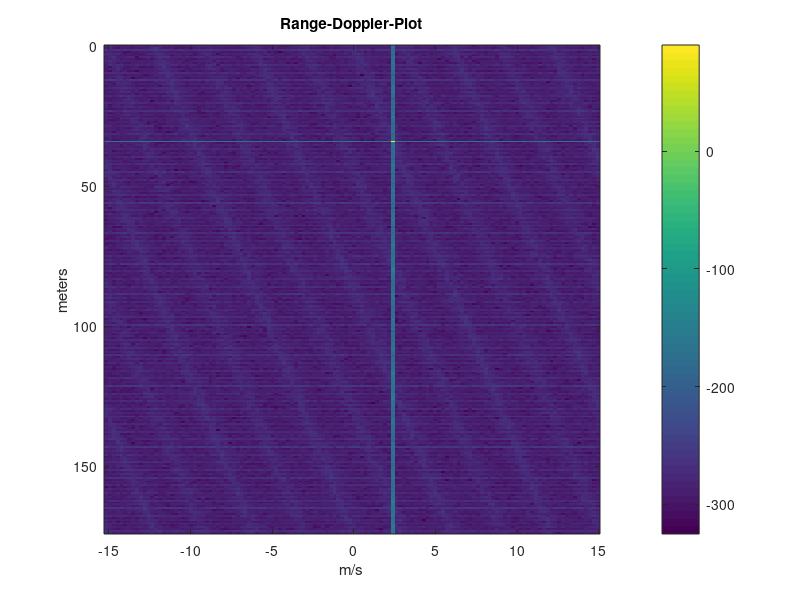
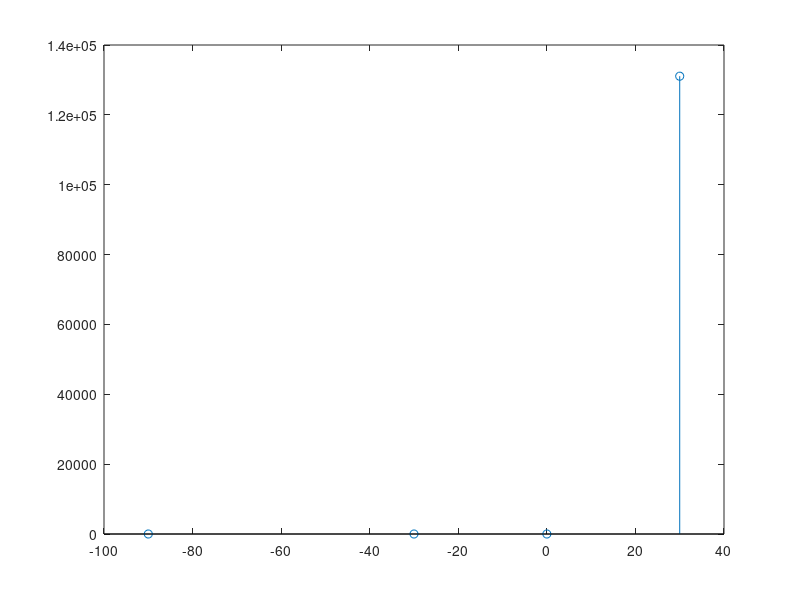

These figures' MATLAB source, in order: (Note: this script raises an error after producing the figures.)
% Script simulates FMCW de-chirped for target and forms the radarcube
% This version only generates 1D and 2D FFT

clc
clearvars
close all




%---FMCW Parameter----(copied from MRR code)
MMWDEMO_SPEED_OF_LIGHT_IN_METERS_PER_USEC=3.e02;
PROFILE_MRR_DIGOUT_SAMPLERATE_VAL=4652;
PROFILE_MRR_FREQ_SLOPE_MHZ_PER_US=4;
SUBFRAME_MRR_NUM_CMPLX_ADC_SAMPLES=256;
PROFILE_MRR_RANGE_RESOLUTION_METERS=...
    ((MMWDEMO_SPEED_OF_LIGHT_IN_METERS_PER_USEC ...
    * PROFILE_MRR_DIGOUT_SAMPLERATE_VAL)...
    / (2000.0 * PROFILE_MRR_FREQ_SLOPE_MHZ_PER_US...
    * SUBFRAME_MRR_NUM_CMPLX_ADC_SAMPLES) );    

fs=PROFILE_MRR_DIGOUT_SAMPLERATE_VAL*1e3; % sampling rate in Hz
numRangeBins=SUBFRAME_MRR_NUM_CMPLX_ADC_SAMPLES;
HzPerBin=fs/numRangeBins;
OneMeterRoundTripUsec=2*(1/MMWDEMO_SPEED_OF_LIGHT_IN_METERS_PER_USEC);
OneMeterRoundTripHz=OneMeterRoundTripUsec*PROFILE_MRR_FREQ_SLOPE_MHZ_PER_US...
                    *1e6;
MetersPerBin = PROFILE_MRR_RANGE_RESOLUTION_METERS;
                

PROFILE_MRR_START_FREQ_GHZ=76.01;
PROFILE_MRR_LAMBDA_MILLIMETER= (MMWDEMO_SPEED_OF_LIGHT_IN_METERS_PER_USEC...
                               /PROFILE_MRR_START_FREQ_GHZ);
lamdaInMeter=PROFILE_MRR_LAMBDA_MILLIMETER*1e-3;


CHIRP_MRR_0_IDLE_TIME_VAL=0;
PROFILE_MRR_IDLE_TIME_VAL=500;
PROFILE_MRR_RAMP_END_TIME_VAL=6000;
SUBFRAME_MRR_CHIRPTYPE_0_CHIRP_REPETITION_PERIOD_US=...
    (CHIRP_MRR_0_IDLE_TIME_VAL+...
    PROFILE_MRR_IDLE_TIME_VAL+...
    PROFILE_MRR_RAMP_END_TIME_VAL)/100;
SUBFRAME_MRR_CHIRPTYPE_0_NUM_CHIRPS=128;
SUBFRAME_MRR_CHIRPTYPE_0_VEL_RESOLUTION_M_P_S=...
    (((1000.0/SUBFRAME_MRR_CHIRPTYPE_0_CHIRP_REPETITION_PERIOD_US)/...
    SUBFRAME_MRR_CHIRPTYPE_0_NUM_CHIRPS)*(PROFILE_MRR_LAMBDA_MILLIMETER/2));
SUBFRAME_MRR_CHIRPTYPE_0_MAX_VEL_M_P_S=...
    (SUBFRAME_MRR_CHIRPTYPE_0_VEL_RESOLUTION_M_P_S*...
    SUBFRAME_MRR_CHIRPTYPE_0_NUM_CHIRPS/2);

MpsPerBin = SUBFRAME_MRR_CHIRPTYPE_0_VEL_RESOLUTION_M_P_S;

TcUs=SUBFRAME_MRR_CHIRPTYPE_0_CHIRP_REPETITION_PERIOD_US;
numDopplerBins=SUBFRAME_MRR_CHIRPTYPE_0_NUM_CHIRPS;

Tc=TcUs*1e-6;

%-----------Angle parameters-------------
numRxAntennas=4;
RxAntSpacing=lamdaInMeter/2;
RxAntPos=(0:1:numRxAntennas-1)*RxAntSpacing;


%----------radarcube-------------------
numChirpTypes=2;
%d1=dopplerbin
%d2=RxAnt
%d3=chirp type (1=fast, 2=slow)
%d4=Rangebins
radarcube=zeros(numDopplerBins,numRxAntennas,numChirpTypes,numRangeBins);


%-----Target parameters
NumOfTargets =1;
%r=[50 100];  % in meters
%r=[MetersPerBin*50 MetersPerBin*25];
OnBinRange=50;
r=MetersPerBin*OnBinRange;
fr=r*OneMeterRoundTripHz;  % Target in frequency
InitialPhase=(4*pi*r)/lamdaInMeter;   %Eq 7 of MmWave Fundamentals TI doc
%v=[5 -2]; %m/s
%v=[MpsPerBin*10 MpsPerBin*(-10)];
OnBinVel=10;
v=MpsPerBin*OnBinVel;

Aoa_rad= 30*pi/180;
Aoa_deg=(Aoa_rad*180)/pi;
RxPhaseDiff=(2*pi/lamdaInMeter)*RxAntPos*sin(Aoa_rad); %in radians


deltaphase=(4*pi*v*Tc)/lamdaInMeter;  %Eq 10 of MmWave Fundamentals TI doc

t=(0:1:numRangeBins-1)*(1/fs);

for m=1:1:numRxAntennas
    
    for k=1:1:numDopplerBins
        
        AdcOut=0;
        for i=1:1:NumOfTargets
            
            temp=exp(1i*((2*pi*fr(i)*t)+InitialPhase(i)+(k-1)*deltaphase(i)));
            
            %Apply Antenna phase shift
            temp=temp.*exp(1i*RxPhaseDiff(m));
            
            AdcOut=AdcOut+temp;
            
        end
        
        %Convert to fixed point
        OneDfftTemp=fft(AdcOut);
        %OneDfftFxd=fix(OneDfftTemp*2^15-1);
        
        %move it to radarcube (load only fast chirp)
        radarcube(k,m,1,:)=OneDfftTemp;
        
        
        
    end    
 
    
end



%plot range-doppler image
%d1=dopplerbin
d2=1;%RxAnt
d3=1;%chirp type (1=fast, 2=slow)
%d4=Rangebins

for k=1:1:numRangeBins
    
    DopplerBins = squeeze(radarcube(:,d2,d3,k));
    
    TwoDfft(k,:)=fftshift(fft(DopplerBins));
    
    
end


%plot range-doppler
d1=1;% dopplerbin
%rangefft=OneDfft(:,ChirpNum);
rangefft = squeeze(radarcube(d1,d2,d3,:));
rangebins=(0:1:numRangeBins-1)*MetersPerBin;
%plot(rangebins,20*log10(abs(rangefft)))
%plot(rangebins,(abs(rangefft)))

%plot Doppler fft
Rangebin=51;
dopfft = (TwoDfft(Rangebin,:));
%doppbins = (-(numDopplerBins/2):1:(numDopplerBins/2)-1)*(MpsPerBin);% Need to check why /2 (fudge factor)
%doppbins = 0:1:numDopplerBins-1;
doppbins=(-(numDopplerBins/2):1:(numDopplerBins/2)-1)*MpsPerBin;
%figure
%plot(doppbins,20*log10(abs(dopfft)))
%plot(doppbins,(abs(dopfft)))

temp=20*log10(abs(TwoDfft));
%temp=abs(TwoDfft);
figure
image(doppbins,rangebins,temp,'CDataMapping','scaled')
colorbar
xlabel('m/s')
ylabel('meters')
title('Range-Doppler-Plot')


%plot range-azimuth aoa
rangeIdx=OnBinRange+1;
doppIdx=OnBinVel+(numDopplerBins/2)+1;

%TI method: 1- Perform 2D FFT of range-doppler intersection
for m=1:1:numRxAntennas
    
    %Get all doppler bins for rangeidx
    doppbins=squeeze(radarcube(:,m,1,rangeIdx));
    %perform fft
    temp=fftshift(fft(doppbins));
    %get the range-doppler intersection
    RangeDoppAnt(m)=temp(doppIdx);
end

%Do angle fft
N=numRxAntennas;
RangeAngleFFT=fftshift(fft(RangeDoppAnt,N));
temp=abs(RangeAngleFFT);
x=(-N/2:1:(N/2)-1);
aoa_x_rad=asin(2*x/N);
aoa_x_deg=(aoa_x_rad*180)/pi;
anglebins=aoa_x_deg;
figure
stem(anglebins,temp)

%Range AOA plot
%Get rangexangle matrix

%N=numRxAntennas;
N=64;

for k=1:1:numRangeBins
    
    %Get all range from any Doppler
    AntBins =squeeze(radarcube(1,:,1,k));
    RangeAngleFFT(k,:)=fftshift(fft(AntBins,N));
    
end

%Plot range angle



%temp=20*log10(abs(RangeAngleFFT));


temp=abs(RangeAngleFFT);
rangebins=(0:1:numRangeBins-1)*MetersPerBin;
x=(-N/2:1:(N/2)-1);
aoa_x_rad=asin(2*x/N);
aoa_x_deg=(aoa_x_rad*180)/pi;
anglebins=aoa_x_deg;
figure
stem(anglebins,temp(rangeIdx,:))

if(1)
figure    
image(anglebins,rangebins,temp,'CDataMapping','scaled')
colorbar
xlabel('Degree')
ylabel('meters')
title('Range-Angle-Plot')
end





